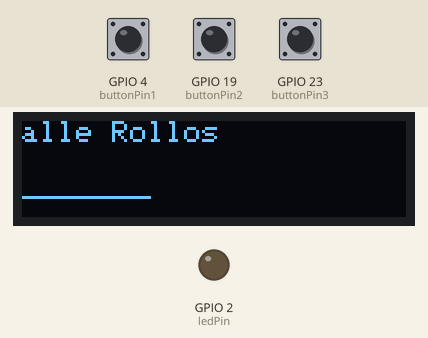
A sketch run on a simulated ESP32. Shown: 128×32 one-colour display, output pins drawn as LEDs (lit = HIGH). The test bench sets the inputs (shaded band); at power-on: GPIO 4 (buttonPin1) LOW, GPIO 19 (buttonPin2) LOW, GPIO 23 (buttonPin3) LOW.

Above: at 1.2 s.
1.3 s: GPIO 4 (buttonPin1) pulled HIGH for 1 s
At 3.3 s:
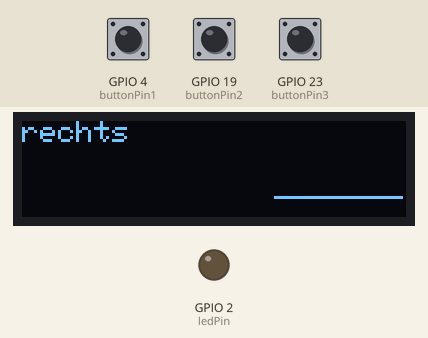
5.5 s: GPIO 4 (buttonPin1) pulled HIGH for 0.25 s
At 6.1 s:
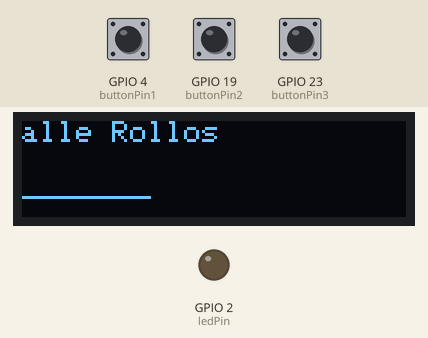
7.2 s: GPIO 4 (buttonPin1) pulled HIGH for 3.2 s
At 7.39 s:
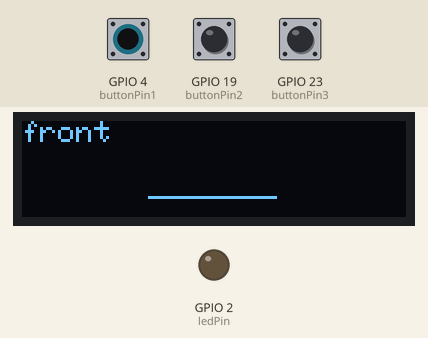
Timing chart, 0 to 10.2 s (numbered marks = the images above; inputs shaded):
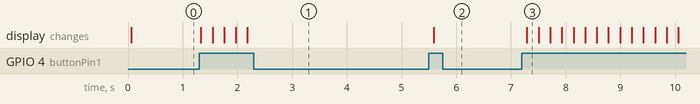

Measured:
- after the input at 1.3 s, the display: first changes at once (image 1 shows a later state)
- after the input at 5.5 s, the display: changes after 0.09 s (image 2)
- after the input at 7.2 s, the display: changes after 0.09 s (image 3)

The sketch:

Transmitter.ino
```cpp
#include <Wire.h>
#include <SPI.h>
#include <Adafruit_GFX.h>
#include <Adafruit_SSD1306.h>

#include <esp_now.h>
#include <WiFi.h>

#define SCREEN_WIDTH 128
#define SCREEN_HEIGHT 32
#define OLED_RESET -1
#define SCREEN_ADDRESS 0x3C

const int buttonPin1 = 4;
const int buttonPin2 = 19;
const int buttonPin3 = 23;

int menueState = 0;
int number = 0;

uint8_t broadcastAddress1[] = { 0xEC, 0x64, 0xC9, 0x5D, 0xAD, 0x48 };  // 3 rollo
uint8_t broadcastAddress2[] = { 0xC8, 0x2E, 0x18, 0xC3, 0x99, 0xCC };  // 1 rollo
uint8_t broadcastAddress3[] = { 0xC8, 0x2E, 0x18, 0x14, 0x73, 0xEC };
uint8_t broadcastAddress5[] = { 0xC8, 0x2E, 0x18, 0xC3, 0x80, 0xFC };  // 2 rollo
uint8_t broadcastAddress4[] = { 0xAC, 0x67, 0xB2, 0x09, 0xFF, 0x1C };  // 4 rollo

int devices[5];
int rolloState[5];  // 1 for up, 0 for down

const int ledPin = 2;

typedef struct struct_message {
  int rotations;
  int speed;
  int maxSpeed;
  int acceleration;
  int status;
  int loops;
} struct_message;

struct_message myData;

Adafruit_SSD1306 display(SCREEN_WIDTH, SCREEN_HEIGHT, &Wire, OLED_RESET);
esp_now_peer_info_t peerInfo;

void menueDisplay(String mode, int anzahlmodi);

void OnDataSent(const uint8_t *mac_addr, esp_now_send_status_t status) {
  number++;
  if (number > 5) number = 1;

  char macStr[18];
  snprintf(macStr, sizeof(macStr), "%02X:%02X:%02X:%02X:%02X:%02X",
           mac_addr[0], mac_addr[1], mac_addr[2],
           mac_addr[3], mac_addr[4], mac_addr[5]);

  Serial.print("Receiver ");
  Serial.print(number);
  Serial.print(" send status:\t");

  if (status == ESP_NOW_SEND_SUCCESS) {
    Serial.println("Delivery Success");
    devices[number - 1] = 1;
  } else {
    Serial.println("Delivery Fail");
    devices[number - 1] = 0;
  }
}

void alle(bool direction) {
  myData.rotations = direction ? 20000 : -20000;

  esp_now_send(broadcastAddress1, (uint8_t *)&myData, sizeof(myData));
  esp_now_send(broadcastAddress2, (uint8_t *)&myData, sizeof(myData));
  esp_now_send(broadcastAddress3, (uint8_t *)&myData, sizeof(myData));
  esp_now_send(broadcastAddress4, (uint8_t *)&myData, sizeof(myData));
  esp_now_send(broadcastAddress5, (uint8_t *)&myData, sizeof(myData));
}

void rechts(bool direction) {
  myData.rotations = direction ? 20000 : -20000;

  esp_now_send(broadcastAddress2, (uint8_t *)&myData, sizeof(myData));
  esp_now_send(broadcastAddress4, (uint8_t *)&myData, sizeof(myData));
}

void front(bool direction) {
  myData.rotations = direction ? 20000 : -20000;

  esp_now_send(broadcastAddress1, (uint8_t *)&myData, sizeof(myData));
  esp_now_send(broadcastAddress5, (uint8_t *)&myData, sizeof(myData));
}

void setup() {
  Serial.begin(115200);

  WiFi.mode(WIFI_STA);

  if (!display.begin(SSD1306_SWITCHCAPVCC, SCREEN_ADDRESS)) {
    Serial.println(F("SSD1306 allocation failed"));
    while (true);
  }

  display.clearDisplay();
  display.display();

  if (esp_now_init() != ESP_OK) {
    Serial.println("Error initializing ESP-NOW");
    return;
  }

  esp_now_register_send_cb(OnDataSent);

  peerInfo.channel = 0;
  peerInfo.encrypt = false;

  // Peers hinzufügen
  memcpy(peerInfo.peer_addr, broadcastAddress1, 6);
  esp_now_add_peer(&peerInfo);
  memcpy(peerInfo.peer_addr, broadcastAddress2, 6);
  esp_now_add_peer(&peerInfo);
  memcpy(peerInfo.peer_addr, broadcastAddress3, 6);
  esp_now_add_peer(&peerInfo);
  memcpy(peerInfo.peer_addr, broadcastAddress4, 6);
  esp_now_add_peer(&peerInfo);
  memcpy(peerInfo.peer_addr, broadcastAddress5, 6);
  esp_now_add_peer(&peerInfo);

  pinMode(ledPin, OUTPUT);
  pinMode(buttonPin1, INPUT_PULLDOWN);
  pinMode(buttonPin2, INPUT_PULLDOWN);
  pinMode(buttonPin3, INPUT_PULLDOWN);
}

void loop() {
  myData.speed = 300;
  myData.maxSpeed = 500;
  myData.acceleration = 300;
  myData.status = 1;
  myData.loops = 4;

  if (digitalRead(buttonPin1)) {
    menueState++;
    if (menueState == 3) menueState = 0;
  }

  switch (menueState) {
    case 0: menueDisplay("alle Rollos", 3); break;
    case 1: menueDisplay("front", 3); break;
    case 2: menueDisplay("rechts", 3); break;
  }

  if (digitalRead(buttonPin3)) {
    if (menueState == 0) alle(true);
    if (menueState == 1) front(true);
    if (menueState == 2) rechts(true);
  }

  if (digitalRead(buttonPin2)) {
    if (menueState == 0) alle(false);
    if (menueState == 1) front(false);
    if (menueState == 2) rechts(false);
  }

  delay(200);
}

void menueDisplay(String mode, int anzahlmodi) {
  display.clearDisplay();
  display.setTextSize(1);
  display.setTextColor(SSD1306_WHITE);
  display.setCursor(0, 0);
  display.print(mode);

  int deltax = 128 / anzahlmodi;
  int x1 = deltax * menueState;
  int x2 = deltax * (menueState + 1);
  display.drawLine(x1, 25, x2, 25, WHITE);
  display.display();
}
```
